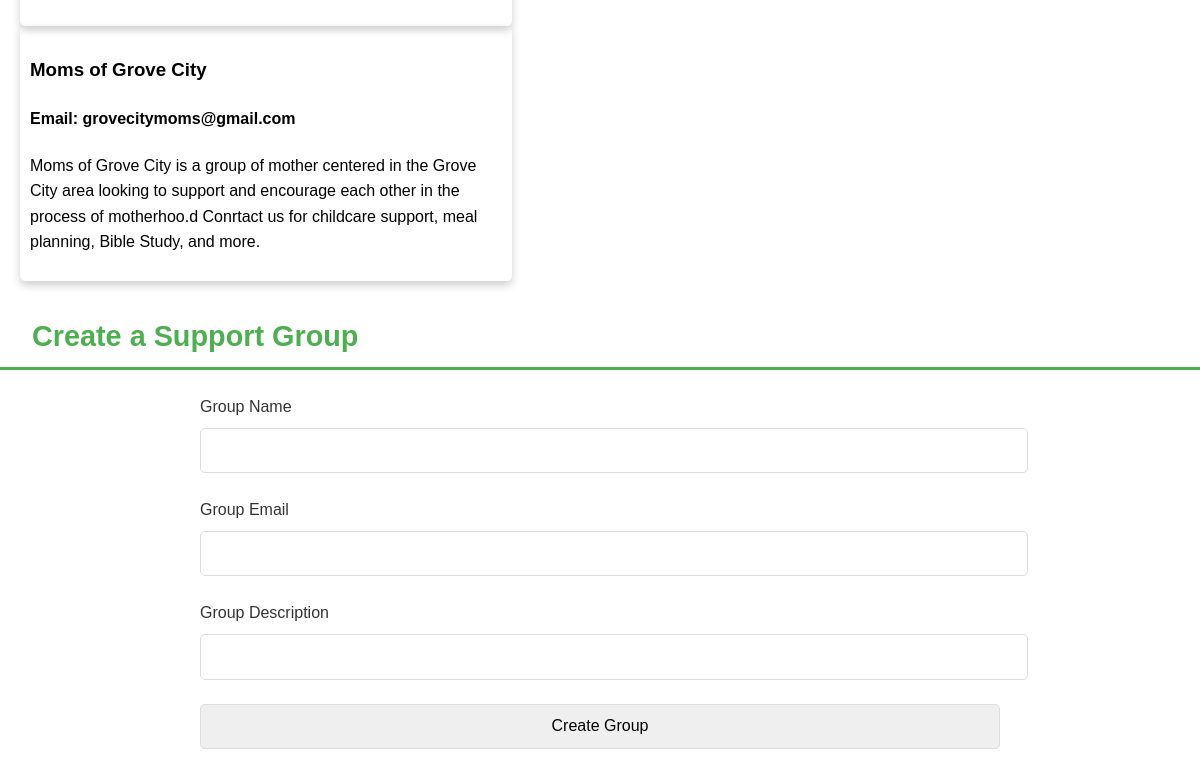
The app's page /connect (signed in, lower part), older data.
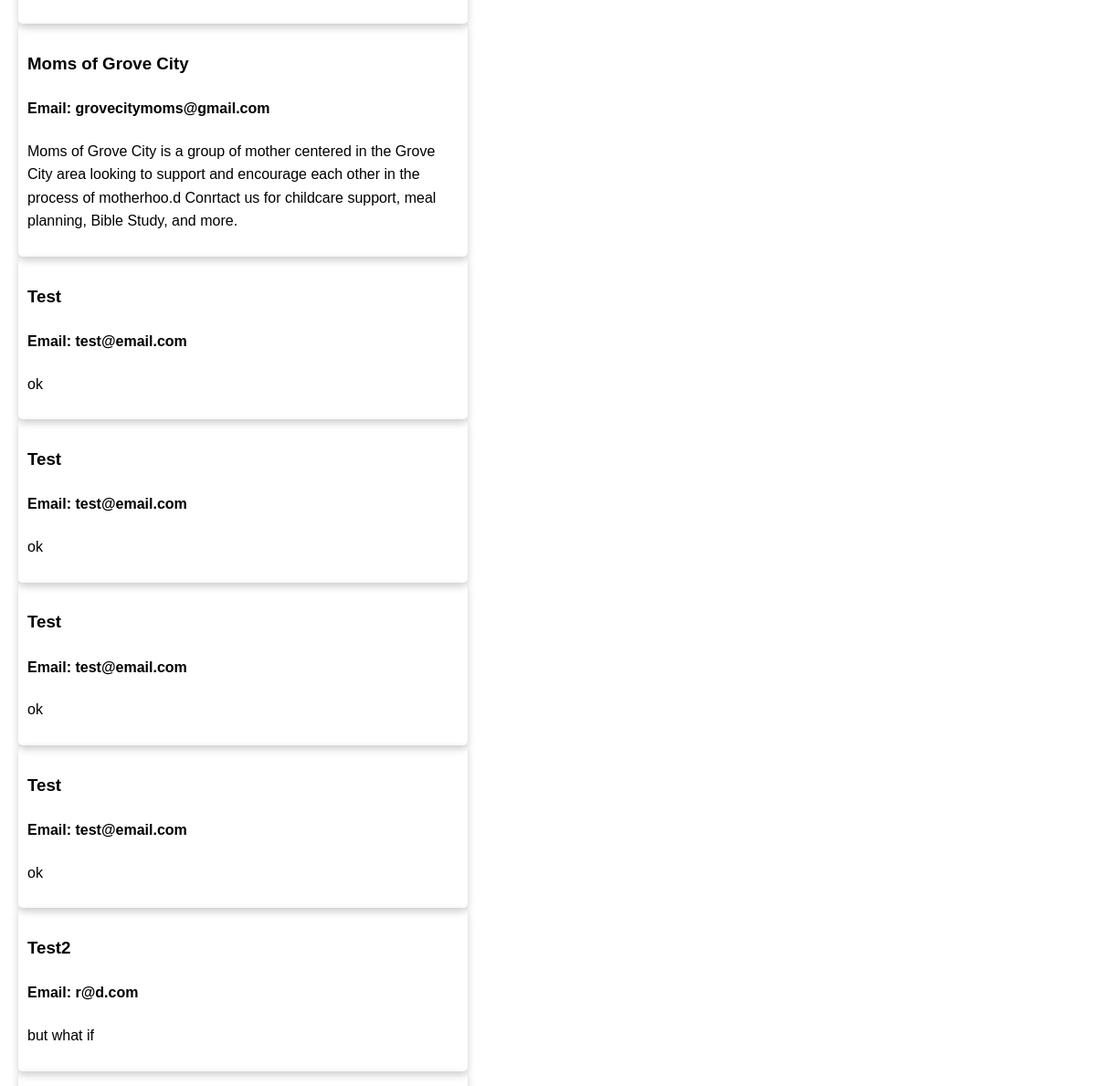
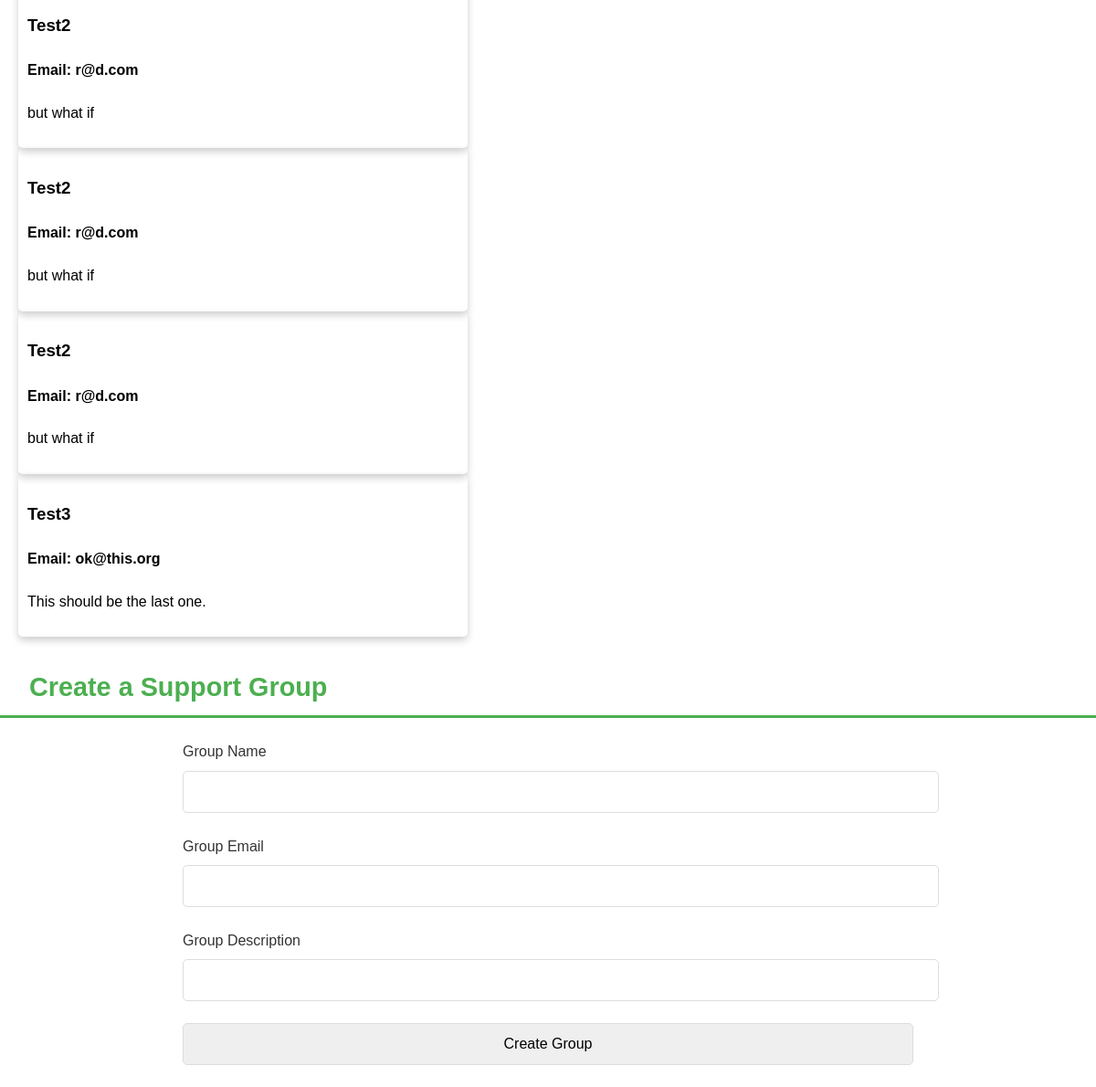
The same page, newer data (2 pictures, top to bottom).
### app/core/coremodels.py (models this page shows)
class ContactGroup(db.Model):
    __tablename__ = "ContactGroup"
    id: Mapped[int] = mapped_column(primary_key=True, autoincrement=True)
    name: Mapped[str] = mapped_column(nullable=False)
    email: Mapped[str] = mapped_column(nullable=False)
    desc: Mapped[str] = mapped_column(nullable=False)

### app/core/coreroutes.py (the view, shortened to what this page needs)
@bp.route('connect', methods=['GET', 'POST'])
def connect():
    form = GroupForm()
    groupData = db.session.execute(db.select(ContactGroup)).all()
    groups = [group[0] for group in groupData]
    return render_template('core/connect.html', user=current_user, form=form, groups=groups)

### app/core/contactforms.py
class GroupForm(FlaskForm):
    name: StringField = StringField('Group Name', validators=[InputRequired(), Length(max=50)])
    email: EmailField = EmailField('Group Email', validators=[InputRequired(), Length(max=50)])
    description: StringField = StringField('Group Description', validators=[InputRequired(), Length(max=2000)])
    submit: SubmitField = SubmitField("Create Group")

### app/templates/core/connect.html (shortened to what this page needs)
<!DOCTYPE html>
<html lang="en">
<head>
  <link rel="stylesheet" href="{{ url_for('static', filename='css/connect.css') }}">
  <link rel="stylesheet" href="{{ url_for('static', filename='css/navbar.css') }}">
  <link rel="stylesheet" href="{{ url_for('static', filename='css/toast.css') }}" />
  <link rel="stylesheet" href="https://unpkg.com/leaflet@1.9.4/dist/leaflet.css">
</head>
<body class="connect-page">
  <div class="groups">
  {%for group in groups %}
    <div class="card" id="groups">
      <h3>{{group.name}}</h3>
      <h4>Email: {{group.email}}</h4>
      <p>{{group.desc}}</p>
    </div>
    {% endfor %}
  </div>
  {% if user.is_authenticated == true %}
  <h2>Create a Support Group</h2>
  <div class="container">
    <form id="group-form" method="POST" action="/connect">
      <div class="form-group">
        {{ form.name.label }}
        {{ form.name() }}
      </div>
      <div class="form-group">
        {{ form.email.label }}
        {{ form.email() }}
      </div>
      <div class="form-group">
        {{ form.description.label }}
        {{ form.description() }}
      </div>
      <div class="form-group">
        {{ form.submit() }}
      </div>
    </form>
  </div>
  {% endif %}
</body>
</html>

Row changes from the older to the newer data that the page shows:
added ContactGroup: name "Test", email "test@email.com", desc "ok"
added ContactGroup: name "Test", email "test@email.com", desc "ok"
added ContactGroup: name "Test", email "test@email.com", desc "ok"
added ContactGroup: name "Test", email "test@email.com", desc "ok"
added ContactGroup: name "Test2", email "r@d.com", desc "but what if"
added ContactGroup: name "Test2", email "r@d.com", desc "but what if"
added ContactGroup: name "Test2", email "r@d.com", desc "but what if"
added ContactGroup: name "Test2", email "r@d.com", desc "but what if"
added ContactGroup: name "Test3", email "ok@this.org", desc "This should be the last one."
